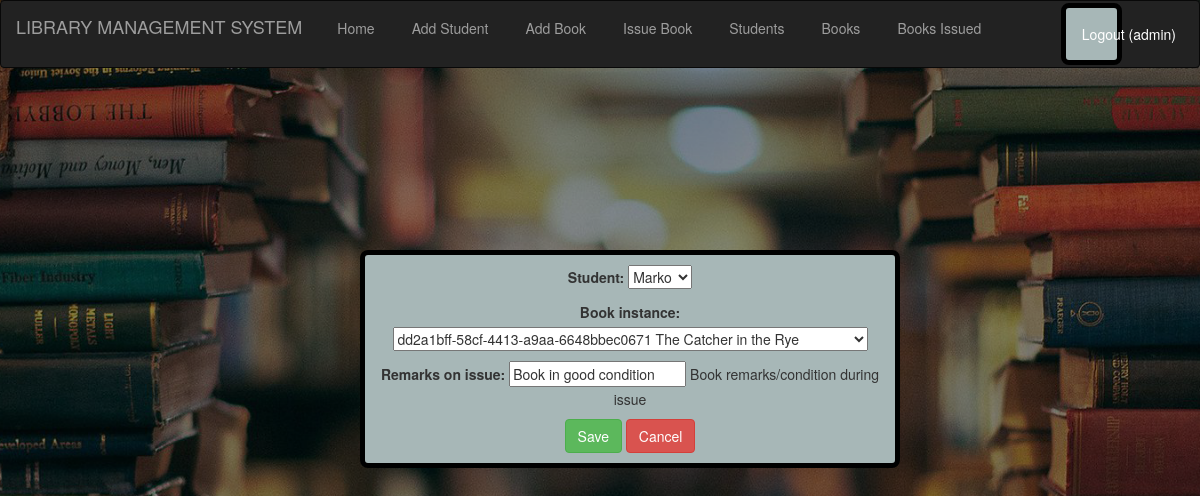
The app's page /edit_issued/6 (signed in) with its own data.
### library/models.py (models this page shows, shortened)
class Book_Issue(models.Model):
    student = models.ForeignKey('Students', on_delete=models.CASCADE)
    book_instance = models.ForeignKey('BookInstance', on_delete=models.CASCADE)
    issue_date = models.DateTimeField(auto_now=True,help_text="Date the book is issued")
    due_date = models.DateTimeField(default=get_returndate,help_text="Date the book is due to")
    date_returned=models.DateField(null=True, blank=True,help_text="Date the book is returned")
    remarks_on_issue = models.CharField(max_length=100, default="Book in good condition", help_text="Book remarks/condition during issue")
    remarks_on_return = models.CharField(max_length=100, default="Book in good condition", help_text="Book remarks/condition during return")

### library/views.py (the view)
# urls.py: path('edit_issued/<int:id>', views.edit_issued, name="edit_issued"),
@login_required
def edit_issued(request, id):
    obj = Book_Issue.objects.get(id=id)
    form = Book_IssueForm(instance=obj)
    if request.method == "POST":
        form = Book_IssueForm(request.POST, instance=obj)
        if form.is_valid():
            form.save()
            return redirect('/view_books_issued')
    return render(request, 'edit_issued.html', {'form': form})

### library/forms.py
class Book_IssueForm(forms.ModelForm):
    class Meta:
        model=Book_Issue
        exclude = ['issue_date', 'due_date','remarks_on_return','date_returned']

### library/models.py (called while the page is built)
    def __str__(self):
        return self.fullname

    def __str__(self):
        return self.book_title

    def __str__(self):
        return f"{self.id} {self.book}"

### library/templates/edit_issued.html (shortened to what this page needs)
{% extends 'base.html' %}
{% block content %}
<form method="POST">
    {{ form.as_p }}
    <button type="submit" class="btn btn-success">Save</button>
    <a href="/view_books_issued" class="btn btn-danger">Cancel</a>
</form>
{% endblock %}

### library/templates/base.html (shortened to what this page needs)
<html lang="en">
<head>
    {% load static %}
    <link rel="stylesheet" href="{% static 'css/bootstrap.min.css' %}">
    <link rel="stylesheet" href="{% static 'icon/css/all.css' %}">
    <link rel="stylesheet" href="{% static 'library/css/style.css' %}">
</head>
<body>
    <nav class="navbar navbar-inverse">
        <div class="container-fluid">
            <div class="navbar-header">
                <a class="navbar-brand" href="/">LIBRARY MANAGEMENT SYSTEM</a>
            </div>
            <ul class="nav navbar-nav">
                <li id="home"><a href="/">Home</a></li>
                {% if user.is_authenticated %}
                    <li id="add_student"><a href="{% url 'new_student' %}">Add Student</a></li>
                    <li id="add_book"><a href="{% url 'new_book' %}">Add Book</a></li>
                    <li id="issue_book"><a href="{% url 'book_issue' %}">Issue Book</a></li>
                    <li id="students"><a href="{% url 'show_student_record' %}">Students</a></li>
                    <li id="view_books"><a href="{% url 'show_book_record' %}">Books</a></li>
                    <li id="view_books_issued"><a href="{% url 'show_issue_record' %}">Books Issued</a></li>
                {% else %}
                    <li><a href="{% url 'login' %}">Login</a></li>
                    <li><a href="{% url 'register' %}">Register</a></li>
                {% endif %}
            </ul>
            <ul class="nav navbar-nav navbar-right">
        <li>
            <form method="post" action="{% url 'logout' %}" style="margin:0; padding:0;">
                <button type="submit" class="btn btn-link" style="color: white; padding: 15px 15px;">
                    Logout ({{ user.username }})
                </button>
            </form>
        </li>
    </ul>
        </div>
    </nav>
    {% block content %}
    {% endblock %}
</body>
</html>

### library/static/css/style.css (style rules this page uses)
form { margin-left:30%; border: black solid 5px; border-radius:8px; background-color: rgb(167, 183, 183); padding:10px; width: 45%; }
li { padding:2px; margin-left:3px; }

### records on screen
Book_Issue: student "Marko", book_instance "dd2a1bff-58cf-4413-a9aa-6648bbec0671 The Catcher in the Rye", remarks_on_issue "Book in good condition"

### other values on screen
{{ user.username }} "admin"
